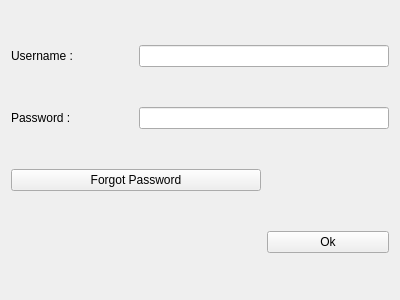
<?xml version="1.0" encoding="UTF-8"?>
<ui version="4.0">
 <class>loginDialog</class>
 <widget class="QWidget" name="loginDialog">
  <property name="geometry">
   <rect>
    <x>0</x>
    <y>0</y>
    <width>400</width>
    <height>300</height>
   </rect>
  </property>
  <property name="windowTitle">
   <string>Form</string>
  </property>
  <layout class="QGridLayout" name="gridLayout">
   <item row="0" column="0">
    <widget class="QLabel" name="label">
     <property name="text">
      <string>Username :</string>
     </property>
    </widget>
   </item>
   <item row="0" column="1" colspan="2">
    <widget class="QLineEdit" name="lineEdit"/>
   </item>
   <item row="1" column="0">
    <widget class="QLabel" name="label_2">
     <property name="text">
      <string>Password :</string>
     </property>
    </widget>
   </item>
   <item row="1" column="1" colspan="2">
    <widget class="QLineEdit" name="lineEdit_2"/>
   </item>
   <item row="2" column="0" colspan="2">
    <widget class="QPushButton" name="pushButton">
     <property name="text">
      <string>Forgot Password</string>
     </property>
    </widget>
   </item>
   <item row="3" column="2">
    <widget class="QPushButton" name="pushButton_2">
     <property name="text">
      <string>Ok</string>
     </property>
    </widget>
   </item>
  </layout>
 </widget>
 <resources/>
 <connections/>
</ui>
